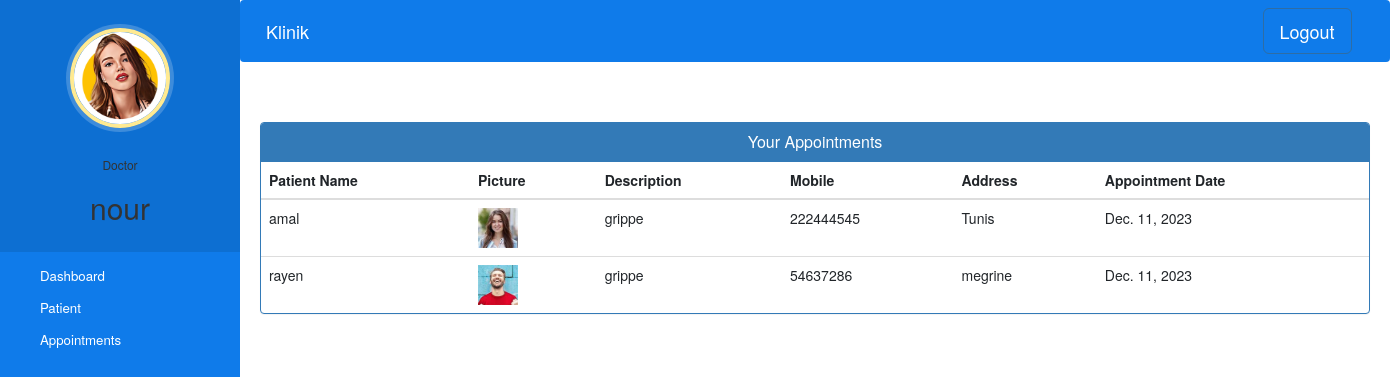
/doctor-view-appointment (signed in), run on the app's committed database.
### hospital/models.py (models this page shows, shortened)
class Doctor(models.Model):
    user=models.OneToOneField(User,on_delete=models.CASCADE)
    profile_pic= models.ImageField(upload_to='profile_pic/DoctorProfilePic/',null=True,blank=True)
    address = models.CharField(max_length=40)
    mobile = models.CharField(max_length=20,null=True)
    department= models.CharField(max_length=50,choices=departments,default='Cardiologist')
    status=models.BooleanField(default=False)

class Appointment(models.Model):
    patientId=models.PositiveIntegerField(null=True)
    doctorId=models.PositiveIntegerField(null=True)
    patientName=models.CharField(max_length=40,null=True)
    doctorName=models.CharField(max_length=40,null=True)
    appointmentDate=models.DateField(auto_now=True)
    description=models.TextField(max_length=500)
    status=models.BooleanField(default=False)

class Patient(models.Model):
    user=models.OneToOneField(User,on_delete=models.CASCADE)
    profile_pic= models.ImageField(upload_to='profile_pic/PatientProfilePic/',null=True,blank=True)
    address = models.CharField(max_length=40)
    mobile = models.CharField(max_length=20,null=False)
    symptoms = models.CharField(max_length=100,null=False)
    assignedDoctorId = models.PositiveIntegerField(null=True)
    admitDate=models.DateField(auto_now=True)
    status=models.BooleanField(default=False)

### hospital/views.py (the view)
# urls.py: path('doctor-view-appointment', views.doctor_view_appointment_view,name='doctor-view-appointment'),
@login_required(login_url='doctorlogin')
@user_passes_test(is_doctor)
def doctor_view_appointment_view(request):
    doctor=models.Doctor.objects.get(user_id=request.user.id)
    appointments=models.Appointment.objects.all().filter(status=True,doctorId=request.user.id)
    patientid=[]
    for a in appointments:
        patientid.append(a.patientId)
    patients=models.Patient.objects.all().filter(status=True,user_id__in=patientid)
    appointments=zip(appointments,patients)
    return render(request,'hospital/doctor_view_appointment.html',{'appointments':appointments,'doctor':doctor})

### hospital/views.py (called while the page is built)
def is_doctor(user):
    return user.groups.filter(name='DOCTOR').exists()

### templates/hospital/doctor_view_appointment.html (shortened to what this page needs)
{% extends 'hospital/doctor_base.html' %}
{% block content %}
{%load static%}
<head>
  <link href="//netdna.bootstrapcdn.com/bootstrap/3.0.0/css/bootstrap.min.css" rel="stylesheet" id="bootstrap-css">
</head>
<div class="container">
  <div class="panel panel-primary">
    <div class="panel-heading">
      <h6 class="panel-title">Your Appointments</h6>
    </div>
    <table class="table table-hover" id="dev-table">
      <thead>
        <tr>
          <th>Patient Name</th>
          <th>Picture</th>
          <th>Description</th>
          <th>Mobile</th>
          <th>Address</th>
          <th>Appointment Date</th>
        </tr>
      </thead>
      {% for a,p in appointments %}
      <tr>
        <td>{{a.patientName}}</td>
        <td> <img src="{% static p.profile_pic.url %}" alt="Profile Pic" height="40px" width="40px" /></td>
        <td>{{a.description}}</td>
        <td>{{p.mobile}}</td>
        <td>{{p.address}}</td>
        <td>{{a.appointmentDate}}</td>
      </tr>
      {% endfor %}
    </table>
  </div>
</div>
{% endblock content %}

### templates/hospital/doctor_base.html (shortened to what this page needs)
<!DOCTYPE html>
{% load static %}
<html lang="en">
<head>
  <link rel="stylesheet" href="https://stackpath.bootstrapcdn.com/bootstrap/4.3.1/css/bootstrap.min.css">
  <link rel="stylesheet" href="https://maxcdn.bootstrapcdn.com/font-awesome/4.7.0/css/font-awesome.min.css">
</head>
<body>
  <nav class="menu" tabindex="0">
    <header class="avatar">
      <img src="{% static doctor.profile_pic.url %}" alt="Profile Pic" />
      <br><br>
      <h6>Doctor</h6>
      <h2>{{request.user.first_name}}</h2>
    </header>
    <ul>
      <li tabindex="0" class="icon-dashboard"> <a style="color:white; text-decoration:none;" href="/doctor-dashboard"><span>Dashboard</span></a> </li>
      <li tabindex="0" class="icon-users"> <a style="color:white; text-decoration:none;" href="/doctor-patient"><span>Patient</span></a></li>
      <li tabindex="0" class="icon-calendar"> <a style="color:white; text-decoration:none;" href="/doctor-appointment"><span>Appointments</span></a></li>
    </ul>
  </nav>
  <main>
    <div class="bs-example">
      <nav class="navbar navbar-expand-md  navbar-dark fixed-top" style="background:#0F7BEA;">
        <a href="/doctor-dashboard" class="navbar-brand">Klinik</a>
        <div class="collapse navbar-collapse justify-content-between" id="navbarCollapse">
          <div class="navbar-nav" style=" margin-left: 90%;">
            <form method="post" action="{% url 'logout' %}" id="logoutForm">
              <button type="submit" class="btn btn-primary btn-lg" style="background:#0F7BEA;">Logout</button>
          </form>
          </div>
        </div>
      </nav>
    </div>
    <br><br>
    {% block content %}
    {% endblock content %}
    <br><br><br><br><br><br><br>
  </main>
</body>
</html>

### templates/hospital/doctor_base.html (style rules this page uses)
a:link { text-decoration: none; }
a { color: white; }
body { padding-left: 240px; }
main { position: relative; height: 100vh; }
.menu { background: #0F7BEA; height: 100vh; width: 240px; position: fixed; top: 0px; left: 0; z-index: 5; outline: none; }
.menu .avatar { background: rgba(0, 0, 0, 0.1); padding: 2em 0.5em; text-align: center; }
.menu .avatar img { width: 100px; border-radius: 50%; overflow: hidden; border: 4px solid #ffea92; box-shadow: 0 0 0 4px rgba(255, 255, 255, 0.2); }
.menu .avatar h2 { font-weight: normal; margin-bottom: 0; }
.menu ul { list-style: none; padding: 0.5em 0; margin: 0; }
.menu ul li { padding: 0.5em 1em 0.5em 3em; font-size: 0.95em; font-weight: regular; background-repeat: no-repeat; background-position: left 15px center; background-size: auto 20px; transition: all 0.15s linear; cursor: pointer; }

### templates/hospital/doctor_view_appointment.html (style rules this page uses)
a:link { text-decoration: none; }
h6 { text-align: center; }

### data on the page
Doctor: profile_pic (picture)
Appointment: patientName "amal", profile_pic (picture), description "grippe", mobile "222444545", address "Tunis", appointmentDate "Dec. 11, 2023"
Appointment: patientName "rayen", profile_pic (picture), description "grippe", mobile "54637286", address "megrine", appointmentDate "Dec. 11, 2023"

### other printed values
{{ request.user.first_name }} "nour"
